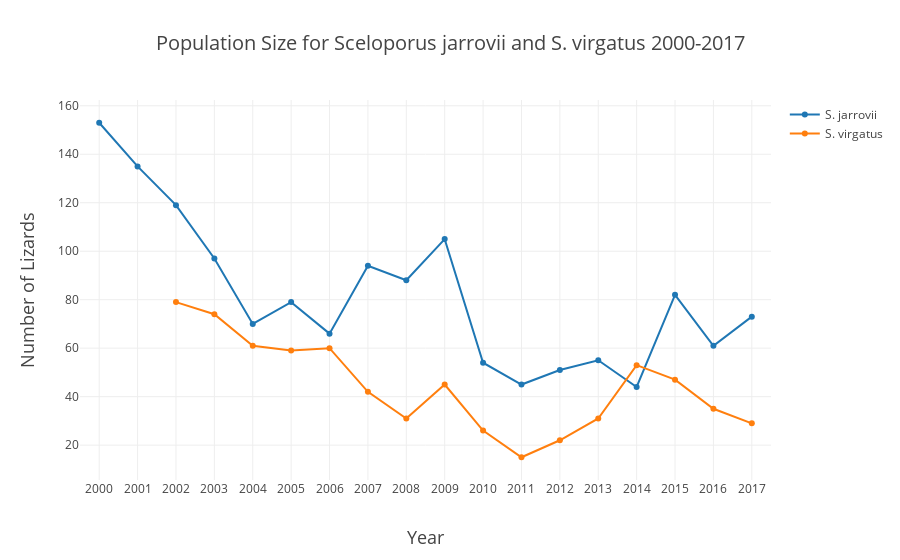

Source (notebook cell):
### Code cell
Sjarrovii = go.Scatter(x = populationSize.loc[populationSize.species=='j'].year
           , y = populationSize.loc[populationSize.species=='j'].liznumber
          ,name = 'S. jarrovii')
Svirgatus = go.Scatter(x = populationSize.loc[populationSize.species=='v'].year
           , y = populationSize.loc[populationSize.species=='v'].liznumber
          ,name = 'S. virgatus')
data = [Sjarrovii, Svirgatus]
layout = go.Layout(
    title = 'Population Size for Sceloporus jarrovii and S. virgatus 2000-2017',
    titlefont = dict(
        size = 20),
    xaxis = dict(
        dtick = 1,
        title = 'Year',
        titlefont = dict(
            size = 18),
        range = [1999.5,2017.5]),
    yaxis = dict(
        title = 'Number of Lizards',
        titlefont = dict(
            size = 18))
)
fig = go.Figure(
        data = data,
        layout = layout)
iplot(fig, filename = 'Population Size for Sceloporus jarrovii and S. virgatus 2000-2017.html')

### Figure 1 — Plotly figure (JSON) as saved in the notebook; plotly's stock layout.template omitted (floating-point values rounded to 4 significant figures)
{"data": [{"name": "S. jarrovii", "type": "scatter", "uid": "89578733-e76a-45ca-a6f6-21fd7f7f003c", "x": [2000, 2001, 2002, 2003, 2004, 2005, 2006, 2007, 2008, 2009, 2010, 2011, 2012, 2013, 2014, 2015, 2016, 2017], "y": [153, 135, 119, 97, 70, 79, 66, 94, 88, 105, 54, 45, 51, 55, 44, 82, 61, 73]}, {"name": "S. virgatus", "type": "scatter", "uid": "67a18be5-ba1d-4bcc-8a29-2806c9445202", "x": [2002, 2003, 2004, 2005, 2006, 2007, 2008, 2009, 2010, 2011, 2012, 2013, 2014, 2015, 2016, 2017], "y": [79, 74, 61, 59, 60, 42, 31, 45, 26, 15, 22, 31, 53, 47, 35, 29]}], "layout": {"title": {"font": {"size": 20}, "text": "Population Size for Sceloporus jarrovii and S. virgatus 2000-2017"}, "xaxis": {"dtick": 1, "range": [2000.0, 2018.0], "title": {"font": {"size": 18}, "text": "Year"}}, "yaxis": {"title": {"font": {"size": 18}, "text": "Number of Lizards"}}}}
